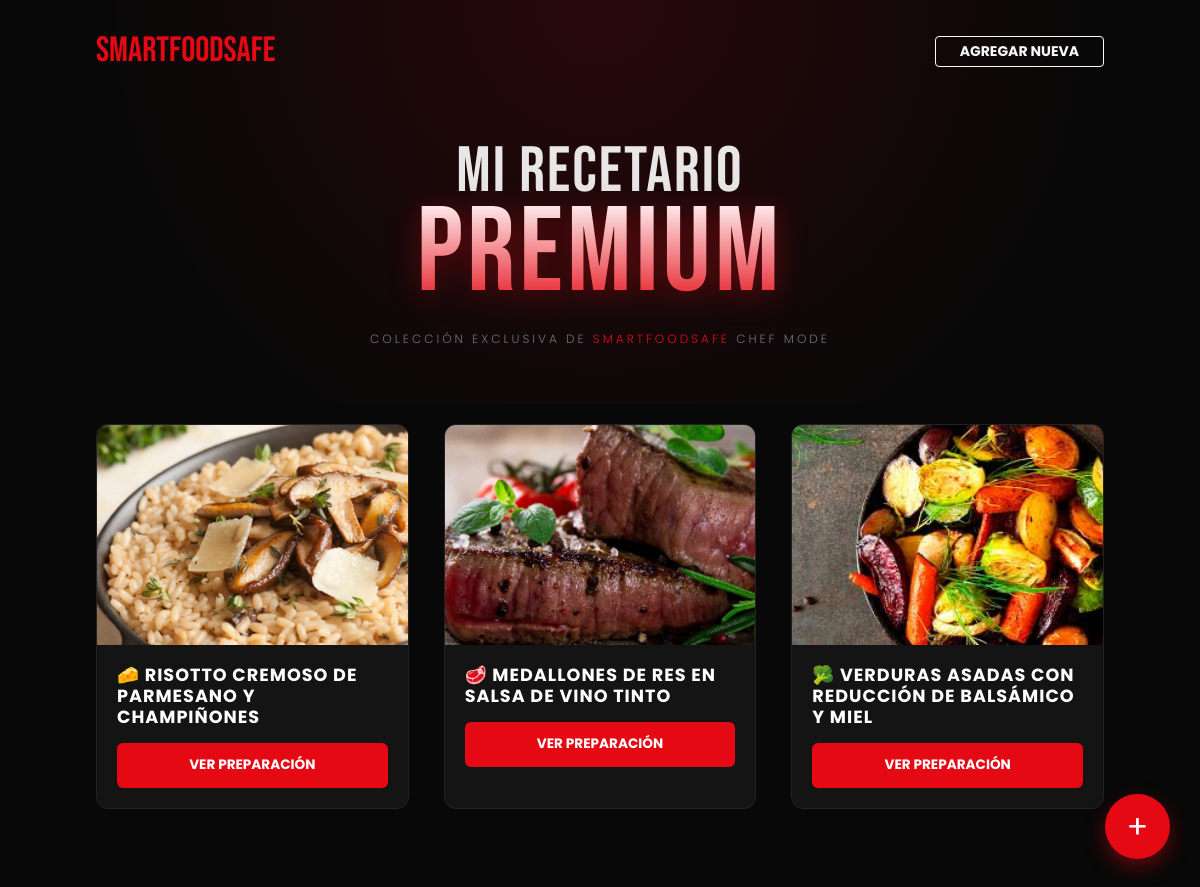
The app's page /recetas/ with its own data.
### alimentos/models.py (models this page shows, shortened)
class Receta(models.Model):
    titulo = models.CharField(max_length=200)
    ingredientes = models.TextField()
    pasos = models.TextField()
    imagen = models.ImageField(upload_to='recetas/', null=True, blank=True)

### alimentos/views.py (the view)
# urls.py: path("recetas/", views.lista_recetas, name="lista_recetas"),
def lista_recetas(request):
    recetas = Receta.objects.all()
    return render(request, "alimentos/recetas.html", {
        "recetas": recetas
    })

### alimentos/templates/alimentos/recetas.html (shortened to what this page needs)
<!DOCTYPE html>
<html lang="es">
<head>
    <link href="https://cdn.jsdelivr.net/npm/bootstrap@5.3.2/dist/css/bootstrap.min.css" rel="stylesheet">
</head>
<body>
    <nav class="navbar-custom d-flex justify-content-between align-items-center">
        <a href="/" style="font-family: 'Bebas Neue'; color: var(--netflix-red); font-size: 2.2rem; text-decoration: none;">SMARTFOODSAFE</a>
        <a href="{% url 'agregar_receta' %}" class="btn btn-outline-light fw-bold px-4 btn-sm">AGREGAR NUEVA</a>
    </nav>
    <div class="recipe-header-premium">
        <h1 class="title-premium">
            <span class="title-main">MI RECETARIO</span><br>
            <span class="title-highlight">PREMIUM</span>
        </h1>
        <p class="text-secondary mt-3" style="letter-spacing: 3px; font-weight: 300; text-transform: uppercase; font-size: 0.75rem;">
            Colección exclusiva de <span style="color: var(--netflix-red);">SmartFoodSafe</span> Chef Mode
        </p>
    </div>
    <div class="recipe-grid">
        {% for receta in recetas %}
        <div class="recipe-card">
            <div onclick="location.href='{% url 'detalle_receta' receta.id %}'" style="cursor: pointer;">
                {% if receta.imagen %}
                    <img src="{{ receta.imagen.url }}" class="recipe-img" alt="{{ receta.titulo }}">
                {% else %}
                    <img src="https://images.unsplash.com/photo-1495521821757-a1efb6729352?q=80&w=400" class="recipe-img">
                {% endif %}
            </div>
            <div class="card-body-custom">
                <h5 class="recipe-title">{{ receta.titulo }}</h5>
                <a href="{% url 'detalle_receta' receta.id %}" class="btn-view">VER PREPARACIÓN</a>
            </div>
        </div>
        {% endfor %}
    </div>
    <a href="{% url 'agregar_receta' %}" class="btn-add-floating" title="Agregar Nueva Receta">+</a>
</body>
</html>

### alimentos/templates/alimentos/recetas.html (style rules this page uses)
:root { --netflix-red: #E50914; --deep-black: #080808; --card-bg: #141414; }
body { background-color: var(--deep-black); color: white; font-family: 'Poppins', sans-serif; overflow-x: hidden; }
.navbar-custom { padding: 25px 8%; position: absolute; width: 100%; z-index: 1000; }
.recipe-header-premium { padding: 140px 8% 40px; text-align: center; background: radial-gradient(circle at top, rgba(229,9,20,0.15) 0%, transparent 70%); }
.title-premium { font-family: 'Bebas Neue', cursive; margin: 0; line-height: 1; }
.title-main { color: white; opacity: 0.9; font-size: clamp(2.5rem, 6vw, 4rem); letter-spacing: 2px; }
.title-highlight { background: linear-gradient(180deg, #ffffff 0%, #e50914 100%); -webkit-background-clip: text; -webkit-text-fill-color: transparent; font-size: clamp(4rem, 10vw, 7.5rem); filter: drop-shadow(0px 5px 15px rgba(229, 9, 20, 0.4)); display: inline-block; margin-top: -10px; letter-spacing: 4px; }
.recipe-grid { display: grid; grid-template-columns: repeat(auto-fill, minmax(300px, 1fr)); gap: 35px; padding: 20px 8% 80px; }
.recipe-card { background: var(--card-bg); border-radius: 12px; overflow: hidden; transition: all 0.4s cubic-bezier(0.175, 0.885, 0.32, 1.275); border: 1px solid #222; position: relative; }
.recipe-img { width: 100%; height: 220px; object-fit: cover; transition: 0.5s; }
.card-body-custom { padding: 20px; background: linear-gradient(to top, var(--card-bg) 80%, transparent); }
.recipe-title { font-family: 'Poppins', sans-serif; font-weight: 700; font-size: 1.1rem; margin-bottom: 15px; text-transform: uppercase; letter-spacing: 1px; color: #fff; }
.btn-view { background: var(--netflix-red); color: white; font-weight: bold; border: none; width: 100%; padding: 12px; border-radius: 6px; text-transform: uppercase; font-size: 0.85rem; text-decoration: none; display: block; text-align: center; transition: 0.3s; }
.btn-add-floating { position: fixed; bottom: 30px; right: 30px; background: var(--netflix-red); color: white; width: 65px; height: 65px; border-radius: 50%; display: flex; align-items: center; justify-content: center; font-size: 2rem; box-shadow: 0 8px 20px rgba(229, 9, 20, 0.4); text-decoration: none; z-index: 1000; transition: 0.3s; }

### records on screen
Receta: imagen (picture), titulo "🧀 RISOTTO CREMOSO DE PARMESANO Y CHAMPIÑONES"
Receta: imagen (picture), titulo "🥩 MEDALLONES DE RES EN SALSA DE VINO TINTO"
Receta: imagen (picture), titulo "🥦 VERDURAS ASADAS CON REDUCCIÓN DE BALSÁMICO Y MIEL"
